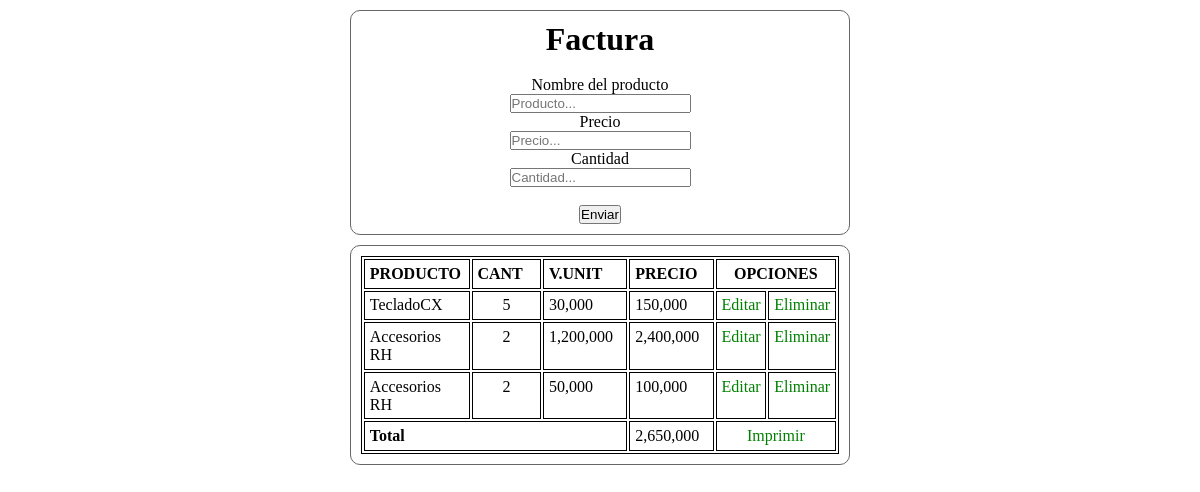
The page / on the database its author committed.
### tables this page shows
CREATE TABLE `producto` (
  `id` int(11) NOT NULL,
  `nombre` varchar(50) NOT NULL,
  `cantidad` int(200) NOT NULL,
  `precio` varchar(200) NOT NULL,
  `total` varchar(200) NOT NULL
);

### listaIndex.php (the view, shortened to what this page needs)
<div class="ticket">
   <table>
     <thead>
       <tr>
         <th class="producto">PRODUCTO</th>
         <th class="cantidad">CANT</th>
         <th class="producto">V.UNIT</th>
         <th class="precio">PRECIO</th>
         <th colspan="2" style="text-align: center;">OPCIONES</th>
       </tr>
     </thead>
     	<?php
		include"conexion.php";
		$sentencia = $conn->query("SELECT * FROM producto");
		$producto = $sentencia->fetchAll(PDO::FETCH_OBJ);
       $get_sum = $conn->prepare('SELECT precio, SUM(total) AS stotal FROM producto');
       $get_sum->execute();
       if($data = $get_sum->fetch(PDO::FETCH_ASSOC)) {
       $all = $data['stotal'];
       $form = number_format($all,0,'.',',');
       }
		?>
     	<?php foreach($producto as $prod)  { ?>
       <tr>
         <td><?php echo $prod->nombre ?></td>
         <td id="cant"><?php echo $prod->cantidad ?></td>
         <td><?php echo $forma1 = number_format($prod->precio,0,'.',',');?></td>
         <td><?php echo $forma = number_format($prod->total,0,'.',',');?></td>
         <td><a href="<?php echo "Crud/editar.php?id=" . $prod->id ?>">Editar</a></td>
         <td><a href="<?php echo "Crud/eliminar.php?id=" . $prod->id ?>">Eliminar</a></td>
       </tr>
   <?php } ?>
     <td colspan="3"><strong>Total</strong></td>
     <td ><?php echo $form ?></td>
     <td style="text-align: center;" colspan="2"><a href="impresion.php">Imprimir</a></td>
   </table>
 </div>

### css/cssIndex.css (style rules this page uses)
* { box-sizing: border-box; margin: 0; padding: 0; }
body { padding: 0px; margin: 0px; border:none; width: 100%; }
.ticket { margin: 10px auto; padding:10px; text-align: center; border-radius: 10px; border: 1px solid #666666; width: 500px; }
table { width: 100%; border: 1px solid #000; }
th, td { width: 25%; text-align: left; vertical-align: top; border: 1px solid #000; border-collapse: collapse; padding: 0.3em; }
#cant { text-align: center; }
a { text-decoration:none; color: green; }

### rows shown on the page
producto: nombre "TecladoCX", cantidad "5", precio "30,000", total "150,000"
producto: nombre "Accesorios RH", cantidad "2", precio "1,200,000", total "2,400,000"
producto: nombre "Accesorios RH", cantidad "2", precio "50,000", total "100,000"

### other values the page prints
$form "2,650,000"
